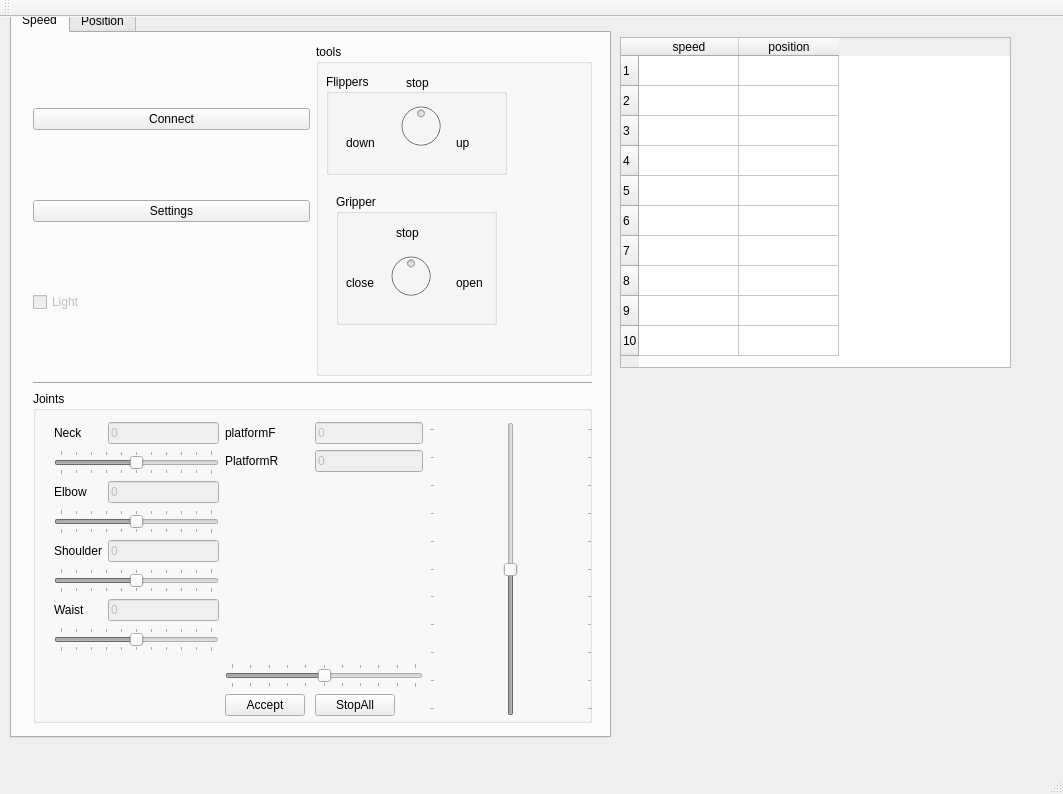
<?xml version="1.0" encoding="UTF-8"?>
<ui version="4.0">
 <class>MainWindow</class>
 <widget class="QMainWindow" name="MainWindow">
  <property name="geometry">
   <rect>
    <x>0</x>
    <y>0</y>
    <width>1063</width>
    <height>794</height>
   </rect>
  </property>
  <property name="windowTitle">
   <string>MainWindow</string>
  </property>
  <widget class="QWidget" name="centralWidget">
   <widget class="QTabWidget" name="speedControl">
    <property name="geometry">
     <rect>
      <x>10</x>
      <y>-10</y>
      <width>601</width>
      <height>731</height>
     </rect>
    </property>
    <property name="currentIndex">
     <number>0</number>
    </property>
    <widget class="QWidget" name="tab">
     <attribute name="title">
      <string>Speed</string>
     </attribute>
     <widget class="QWidget" name="verticalLayoutWidget_3">
      <property name="geometry">
       <rect>
        <x>10</x>
        <y>0</y>
        <width>581</width>
        <height>701</height>
       </rect>
      </property>
      <layout class="QVBoxLayout" name="mainLayout">
       <item>
        <layout class="QHBoxLayout" name="horizontalLayout_4">
         <item>
          <layout class="QVBoxLayout" name="verticalLayout_3">
           <item>
            <widget class="QPushButton" name="connectButton">
             <property name="text">
              <string>Connect</string>
             </property>
            </widget>
           </item>
           <item>
            <widget class="QPushButton" name="settings">
             <property name="text">
              <string>Settings</string>
             </property>
            </widget>
           </item>
           <item>
            <widget class="QCheckBox" name="lightToggle">
             <property name="enabled">
              <bool>false</bool>
             </property>
             <property name="text">
              <string>Light</string>
             </property>
            </widget>
           </item>
          </layout>
         </item>
         <item>
          <widget class="QGroupBox" name="groupBox_3">
           <property name="title">
            <string>tools</string>
           </property>
           <widget class="QGroupBox" name="groupBox_6">
            <property name="geometry">
             <rect>
              <x>10</x>
              <y>30</y>
              <width>181</width>
              <height>101</height>
             </rect>
            </property>
            <property name="title">
             <string>Flippers</string>
            </property>
            <widget class="QDial" name="flipper">
             <property name="enabled">
              <bool>false</bool>
             </property>
             <property name="geometry">
              <rect>
               <x>70</x>
               <y>20</y>
               <width>50</width>
               <height>64</height>
              </rect>
             </property>
             <property name="minimum">
              <number>-1</number>
             </property>
             <property name="maximum">
              <number>1</number>
             </property>
             <property name="pageStep">
              <number>1</number>
             </property>
            </widget>
            <widget class="QLabel" name="label">
             <property name="geometry">
              <rect>
               <x>20</x>
               <y>60</y>
               <width>67</width>
               <height>17</height>
              </rect>
             </property>
             <property name="text">
              <string>down</string>
             </property>
            </widget>
            <widget class="QLabel" name="label_2">
             <property name="geometry">
              <rect>
               <x>80</x>
               <y>0</y>
               <width>67</width>
               <height>17</height>
              </rect>
             </property>
             <property name="text">
              <string>stop</string>
             </property>
            </widget>
            <widget class="QLabel" name="label_3">
             <property name="geometry">
              <rect>
               <x>130</x>
               <y>60</y>
               <width>67</width>
               <height>17</height>
              </rect>
             </property>
             <property name="text">
              <string>up</string>
             </property>
            </widget>
           </widget>
           <widget class="QGroupBox" name="groupBox_5">
            <property name="geometry">
             <rect>
              <x>20</x>
              <y>150</y>
              <width>161</width>
              <height>131</height>
             </rect>
            </property>
            <property name="title">
             <string>Gripper</string>
            </property>
            <widget class="QDial" name="gripper">
             <property name="enabled">
              <bool>false</bool>
             </property>
             <property name="geometry">
              <rect>
               <x>50</x>
               <y>50</y>
               <width>50</width>
               <height>64</height>
              </rect>
             </property>
             <property name="minimum">
              <number>-1</number>
             </property>
             <property name="maximum">
              <number>1</number>
             </property>
             <property name="pageStep">
              <number>1</number>
             </property>
            </widget>
            <widget class="QLabel" name="label_5">
             <property name="geometry">
              <rect>
               <x>60</x>
               <y>30</y>
               <width>67</width>
               <height>17</height>
              </rect>
             </property>
             <property name="text">
              <string>stop</string>
             </property>
            </widget>
            <widget class="QLabel" name="label_6">
             <property name="geometry">
              <rect>
               <x>10</x>
               <y>80</y>
               <width>67</width>
               <height>17</height>
              </rect>
             </property>
             <property name="text">
              <string>close</string>
             </property>
            </widget>
            <widget class="QLabel" name="label_7">
             <property name="geometry">
              <rect>
               <x>120</x>
               <y>80</y>
               <width>67</width>
               <height>17</height>
              </rect>
             </property>
             <property name="text">
              <string>open</string>
             </property>
            </widget>
           </widget>
          </widget>
         </item>
        </layout>
       </item>
       <item>
        <widget class="Line" name="line">
         <property name="orientation">
          <enum>Qt::Horizontal</enum>
         </property>
        </widget>
       </item>
       <item>
        <widget class="QGroupBox" name="groupBox_2">
         <property name="title">
          <string>Joints</string>
         </property>
         <widget class="QWidget" name="horizontalLayoutWidget_4">
          <property name="geometry">
           <rect>
            <x>10</x>
            <y>20</y>
            <width>561</width>
            <height>316</height>
           </rect>
          </property>
          <layout class="QHBoxLayout" name="horizontalLayout_6">
           <item>
            <layout class="QFormLayout" name="formLayout_2">
             <item row="0" column="0">
              <widget class="QLabel" name="neckLabel">
               <property name="text">
                <string>Neck</string>
               </property>
              </widget>
             </item>
             <item row="0" column="1">
              <widget class="QLineEdit" name="neckLineEdit">
               <property name="enabled">
                <bool>false</bool>
               </property>
               <property name="text">
                <string>0</string>
               </property>
               <property name="maxLength">
                <number>6</number>
               </property>
              </widget>
             </item>
             <item row="1" column="0" colspan="2">
              <widget class="MyQSlider" name="neckSlider">
               <property name="enabled">
                <bool>false</bool>
               </property>
               <property name="maximum">
                <number>100</number>
               </property>
               <property name="singleStep">
                <number>10</number>
               </property>
               <property name="value">
                <number>50</number>
               </property>
               <property name="orientation">
                <enum>Qt::Horizontal</enum>
               </property>
               <property name="tickPosition">
                <enum>QSlider::TicksBothSides</enum>
               </property>
               <property name="tickInterval">
                <number>10</number>
               </property>
              </widget>
             </item>
             <item row="2" column="0">
              <widget class="QLabel" name="elbowLabel">
               <property name="text">
                <string>Elbow</string>
               </property>
              </widget>
             </item>
             <item row="2" column="1">
              <widget class="QLineEdit" name="elbowLineEdit">
               <property name="enabled">
                <bool>false</bool>
               </property>
               <property name="text">
                <string>0</string>
               </property>
               <property name="maxLength">
                <number>6</number>
               </property>
              </widget>
             </item>
             <item row="3" column="0" colspan="2">
              <widget class="MyQSlider" name="elbowSlider">
               <property name="enabled">
                <bool>false</bool>
               </property>
               <property name="maximum">
                <number>100</number>
               </property>
               <property name="singleStep">
                <number>10</number>
               </property>
               <property name="value">
                <number>50</number>
               </property>
               <property name="orientation">
                <enum>Qt::Horizontal</enum>
               </property>
               <property name="tickPosition">
                <enum>QSlider::TicksBothSides</enum>
               </property>
               <property name="tickInterval">
                <number>10</number>
               </property>
              </widget>
             </item>
             <item row="4" column="0">
              <widget class="QLabel" name="shoulderLabel">
               <property name="text">
                <string>Shoulder</string>
               </property>
              </widget>
             </item>
             <item row="4" column="1">
              <widget class="QLineEdit" name="shoulderLineEdit">
               <property name="enabled">
                <bool>false</bool>
               </property>
               <property name="text">
                <string>0</string>
               </property>
               <property name="maxLength">
                <number>6</number>
               </property>
              </widget>
             </item>
             <item row="5" column="0" colspan="2">
              <widget class="MyQSlider" name="waistUpDown">
               <property name="enabled">
                <bool>false</bool>
               </property>
               <property name="mouseTracking">
                <bool>false</bool>
               </property>
               <property name="maximum">
                <number>100</number>
               </property>
               <property name="singleStep">
                <number>10</number>
               </property>
               <property name="value">
                <number>50</number>
               </property>
               <property name="orientation">
                <enum>Qt::Horizontal</enum>
               </property>
               <property name="invertedAppearance">
                <bool>false</bool>
               </property>
               <property name="invertedControls">
                <bool>false</bool>
               </property>
               <property name="tickPosition">
                <enum>QSlider::TicksBothSides</enum>
               </property>
               <property name="tickInterval">
                <number>10</number>
               </property>
              </widget>
             </item>
             <item row="6" column="0">
              <widget class="QLabel" name="waistLabel">
               <property name="text">
                <string>Waist</string>
               </property>
              </widget>
             </item>
             <item row="6" column="1">
              <widget class="QLineEdit" name="waistLineEdit">
               <property name="enabled">
                <bool>false</bool>
               </property>
               <property name="text">
                <string>0</string>
               </property>
               <property name="maxLength">
                <number>6</number>
               </property>
              </widget>
             </item>
             <item row="7" column="0" colspan="2">
              <widget class="MyQSlider" name="waistLeftRight">
               <property name="enabled">
                <bool>false</bool>
               </property>
               <property name="maximum">
                <number>100</number>
               </property>
               <property name="singleStep">
                <number>10</number>
               </property>
               <property name="value">
                <number>50</number>
               </property>
               <property name="orientation">
                <enum>Qt::Horizontal</enum>
               </property>
               <property name="tickPosition">
                <enum>QSlider::TicksBothSides</enum>
               </property>
               <property name="tickInterval">
                <number>10</number>
               </property>
              </widget>
             </item>
            </layout>
           </item>
           <item>
            <layout class="QFormLayout" name="formLayout">
             <property name="fieldGrowthPolicy">
              <enum>QFormLayout::ExpandingFieldsGrow</enum>
             </property>
             <property name="formAlignment">
              <set>Qt::AlignLeading|Qt::AlignLeft|Qt::AlignTop</set>
             </property>
             <property name="horizontalSpacing">
              <number>10</number>
             </property>
             <property name="bottomMargin">
              <number>0</number>
             </property>
             <item row="0" column="0">
              <widget class="QLabel" name="platformForwardLabel">
               <property name="text">
                <string>platformF</string>
               </property>
              </widget>
             </item>
             <item row="0" column="1">
              <widget class="QLineEdit" name="platformForwardLineEdit">
               <property name="enabled">
                <bool>false</bool>
               </property>
               <property name="text">
                <string>0</string>
               </property>
               <property name="maxLength">
                <number>6</number>
               </property>
              </widget>
             </item>
             <item row="1" column="0">
              <widget class="QLabel" name="platformRLabel">
               <property name="text">
                <string>PlatformR</string>
               </property>
              </widget>
             </item>
             <item row="1" column="1">
              <widget class="QLineEdit" name="platformRLineEdit">
               <property name="enabled">
                <bool>false</bool>
               </property>
               <property name="text">
                <string>0</string>
               </property>
               <property name="maxLength">
                <number>6</number>
               </property>
              </widget>
             </item>
             <item row="3" column="0" colspan="2">
              <widget class="MyQSlider" name="platformR">
               <property name="enabled">
                <bool>false</bool>
               </property>
               <property name="mouseTracking">
                <bool>true</bool>
               </property>
               <property name="maximum">
                <number>100</number>
               </property>
               <property name="singleStep">
                <number>10</number>
               </property>
               <property name="value">
                <number>50</number>
               </property>
               <property name="orientation">
                <enum>Qt::Horizontal</enum>
               </property>
               <property name="tickPosition">
                <enum>QSlider::TicksBothSides</enum>
               </property>
               <property name="tickInterval">
                <number>10</number>
               </property>
              </widget>
             </item>
             <item row="2" column="0" colspan="2">
              <spacer name="verticalSpacer">
               <property name="orientation">
                <enum>Qt::Vertical</enum>
               </property>
               <property name="sizeHint" stdset="0">
                <size>
                 <width>20</width>
                 <height>40</height>
                </size>
               </property>
              </spacer>
             </item>
             <item row="4" column="0">
              <widget class="QPushButton" name="acceptForms">
               <property name="text">
                <string>Accept</string>
               </property>
              </widget>
             </item>
             <item row="4" column="1">
              <widget class="QPushButton" name="stopAll">
               <property name="text">
                <string>StopAll</string>
               </property>
              </widget>
             </item>
            </layout>
           </item>
           <item>
            <widget class="MyQSlider" name="platformF">
             <property name="enabled">
              <bool>false</bool>
             </property>
             <property name="sizePolicy">
              <sizepolicy hsizetype="Expanding" vsizetype="Expanding">
               <horstretch>0</horstretch>
               <verstretch>0</verstretch>
              </sizepolicy>
             </property>
             <property name="maximum">
              <number>100</number>
             </property>
             <property name="singleStep">
              <number>10</number>
             </property>
             <property name="value">
              <number>50</number>
             </property>
             <property name="orientation">
              <enum>Qt::Vertical</enum>
             </property>
             <property name="tickPosition">
              <enum>QSlider::TicksBothSides</enum>
             </property>
             <property name="tickInterval">
              <number>10</number>
             </property>
            </widget>
           </item>
          </layout>
         </widget>
        </widget>
       </item>
      </layout>
     </widget>
    </widget>
    <widget class="QWidget" name="tab_2">
     <attribute name="title">
      <string>Position</string>
     </attribute>
     <widget class="QGroupBox" name="groupBox_7">
      <property name="geometry">
       <rect>
        <x>10</x>
        <y>10</y>
        <width>591</width>
        <height>201</height>
       </rect>
      </property>
      <property name="title">
       <string>Joints</string>
      </property>
      <widget class="QWidget" name="horizontalLayoutWidget_5">
       <property name="geometry">
        <rect>
         <x>10</x>
         <y>20</y>
         <width>561</width>
         <height>141</height>
        </rect>
       </property>
       <layout class="QHBoxLayout" name="horizontalLayout_7">
        <item>
         <layout class="QFormLayout" name="formLayout_3">
          <property name="fieldGrowthPolicy">
           <enum>QFormLayout::AllNonFixedFieldsGrow</enum>
          </property>
          <item row="0" column="0">
           <widget class="QLabel" name="neckLabel_2">
            <property name="text">
             <string>Neck</string>
            </property>
           </widget>
          </item>
          <item row="0" column="1">
           <widget class="QLineEdit" name="neckLineEdit_2"/>
          </item>
          <item row="1" column="0">
           <widget class="QLabel" name="elbowLabel_2">
            <property name="text">
             <string>Elbow</string>
            </property>
           </widget>
          </item>
          <item row="1" column="1">
           <widget class="QLineEdit" name="elbowAngle"/>
          </item>
          <item row="2" column="0">
           <widget class="QLabel" name="shoulderLabel_2">
            <property name="text">
             <string>Shoulder</string>
            </property>
           </widget>
          </item>
          <item row="2" column="1">
           <widget class="QLineEdit" name="shoulderLineEdit_2"/>
          </item>
          <item row="3" column="0">
           <widget class="QLabel" name="waistLabel_2">
            <property name="text">
             <string>Waist</string>
            </property>
           </widget>
          </item>
          <item row="3" column="1">
           <widget class="QLineEdit" name="waistAngle"/>
          </item>
         </layout>
        </item>
        <item>
         <layout class="QFormLayout" name="formLayout_4">
          <property name="fieldGrowthPolicy">
           <enum>QFormLayout::ExpandingFieldsGrow</enum>
          </property>
          <property name="formAlignment">
           <set>Qt::AlignLeading|Qt::AlignLeft|Qt::AlignTop</set>
          </property>
          <property name="horizontalSpacing">
           <number>10</number>
          </property>
          <property name="bottomMargin">
           <number>0</number>
          </property>
          <item row="0" column="0">
           <widget class="QLabel" name="platformForwardLabel_2">
            <property name="text">
             <string>platformF</string>
            </property>
           </widget>
          </item>
          <item row="0" column="1">
           <widget class="QLineEdit" name="platformForwardLineEdit_2"/>
          </item>
          <item row="1" column="0">
           <widget class="QLabel" name="platformRLabel_2">
            <property name="text">
             <string>PlatformR</string>
            </property>
           </widget>
          </item>
          <item row="1" column="1">
           <widget class="QLineEdit" name="platformRLineEdit_2"/>
          </item>
         </layout>
        </item>
       </layout>
      </widget>
      <widget class="QPushButton" name="acceptButton">
       <property name="geometry">
        <rect>
         <x>470</x>
         <y>170</y>
         <width>99</width>
         <height>27</height>
        </rect>
       </property>
       <property name="text">
        <string>accept</string>
       </property>
      </widget>
     </widget>
    </widget>
   </widget>
   <widget class="QTableWidget" name="telemetryView">
    <property name="geometry">
     <rect>
      <x>620</x>
      <y>20</y>
      <width>391</width>
      <height>331</height>
     </rect>
    </property>
    <property name="rowCount">
     <number>10</number>
    </property>
    <property name="columnCount">
     <number>2</number>
    </property>
    <row/>
    <row/>
    <row/>
    <row/>
    <row/>
    <row/>
    <row/>
    <row/>
    <row/>
    <row/>
    <column>
     <property name="text">
      <string>speed</string>
     </property>
    </column>
    <column>
     <property name="text">
      <string>position</string>
     </property>
    </column>
   </widget>
  </widget>
  <widget class="QMenuBar" name="menuBar">
   <property name="geometry">
    <rect>
     <x>0</x>
     <y>0</y>
     <width>1063</width>
     <height>22</height>
    </rect>
   </property>
  </widget>
  <widget class="QToolBar" name="mainToolBar">
   <attribute name="toolBarArea">
    <enum>TopToolBarArea</enum>
   </attribute>
   <attribute name="toolBarBreak">
    <bool>false</bool>
   </attribute>
  </widget>
  <widget class="QStatusBar" name="statusBar"/>
 </widget>
 <layoutdefault spacing="6" margin="11"/>
 <customwidgets>
  <customwidget>
   <class>MyQSlider</class>
   <extends>QSlider</extends>
   <header location="global">myqslider.h</header>
  </customwidget>
 </customwidgets>
 <resources/>
 <connections/>
</ui>
